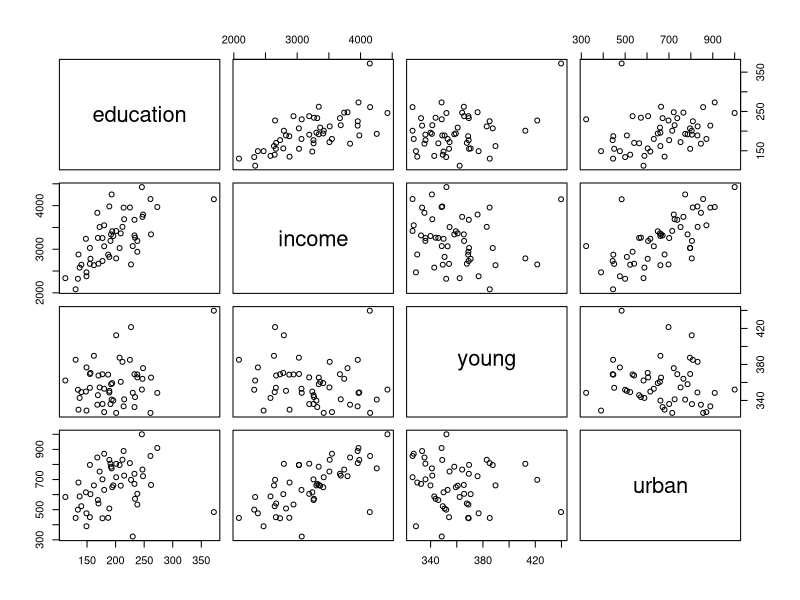
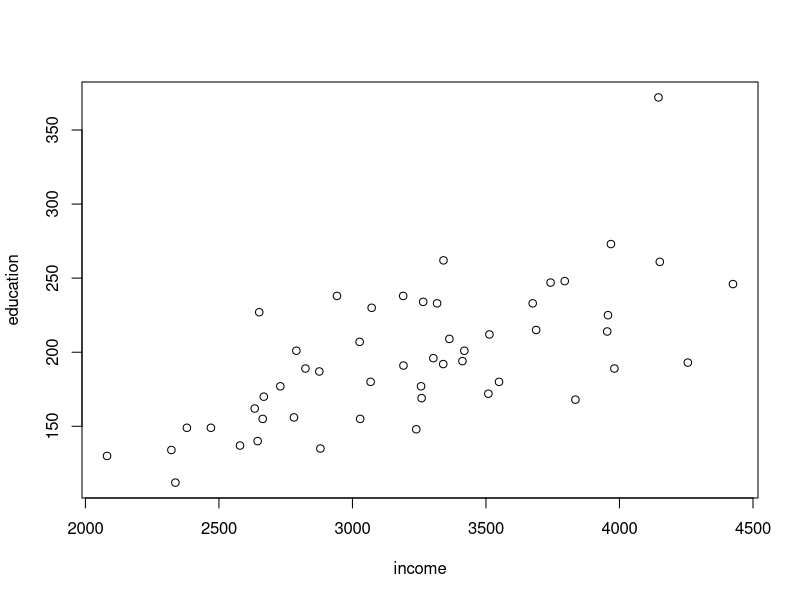
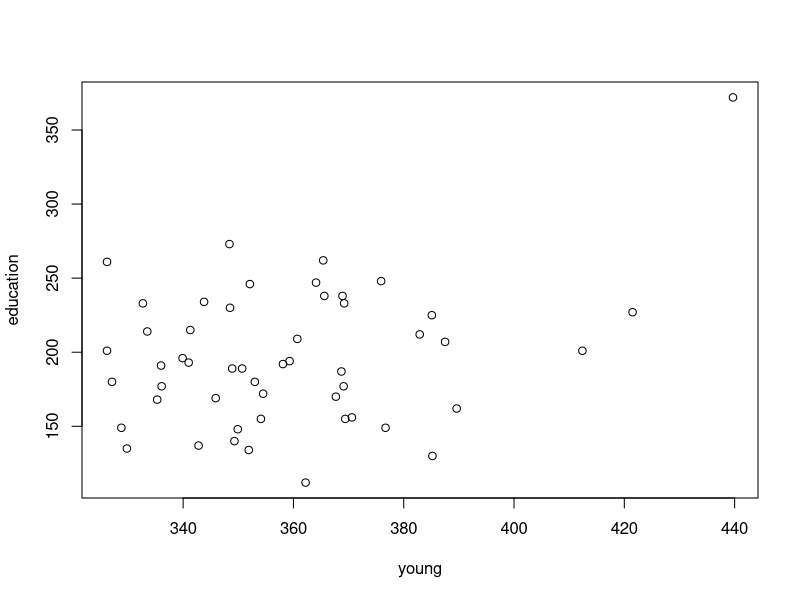
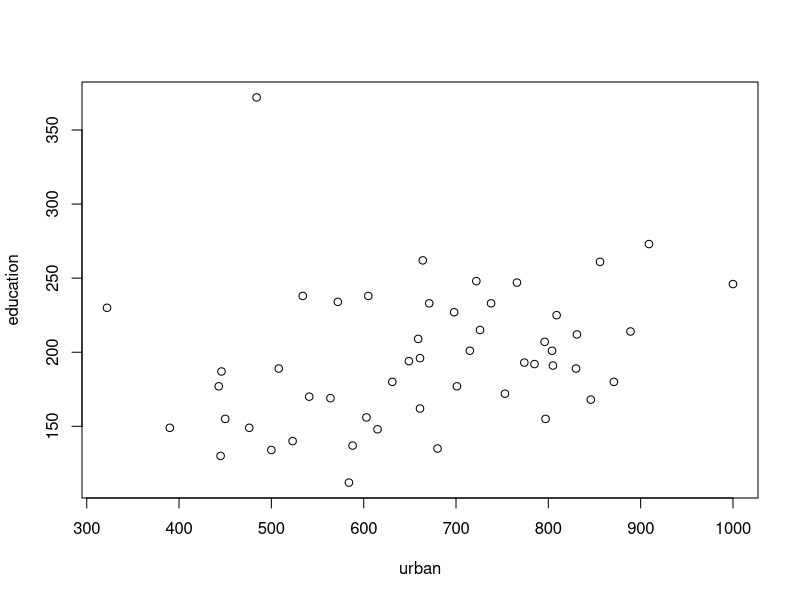
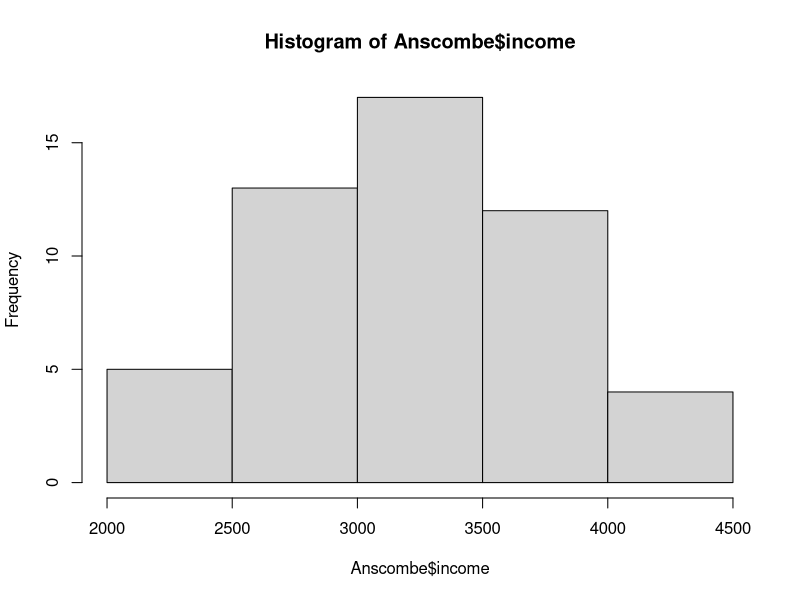
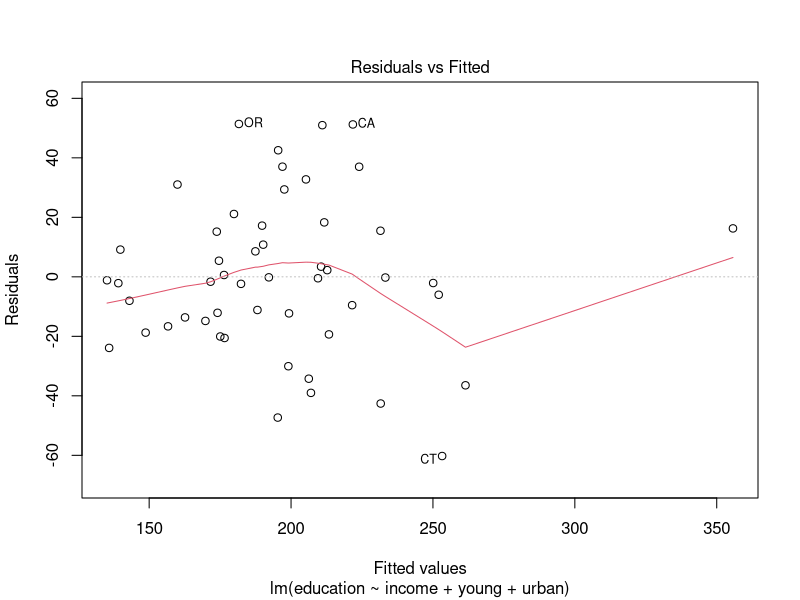
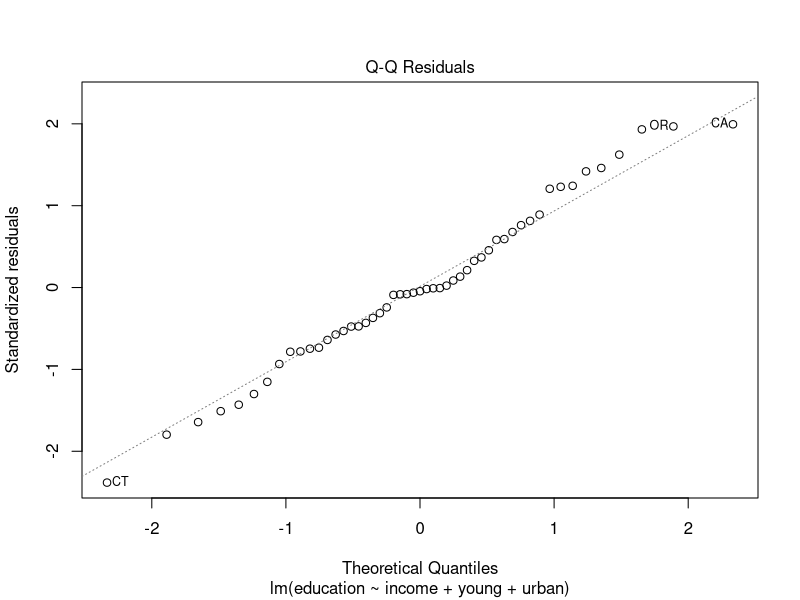
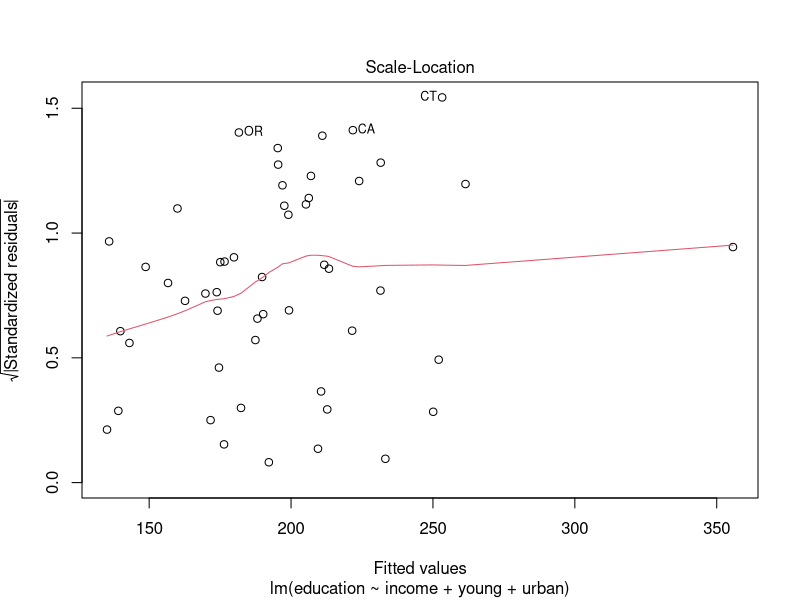

The R script that drew these images, in order:
library("car")  # load the 'car' package
data("Anscombe")  # load the data set
?Anscombe  # read a description of the data
head(Anscombe)  # look at the first few lines of the data
pairs(Anscombe)  # scatter plots for each pair of variables

plot(education ~ income+young+urban, data=Anscombe)

hist(Anscombe$income)


lmod=lm(education ~ income + young + urban, data=Anscombe)

plot(lmod)




summary(lmod)
